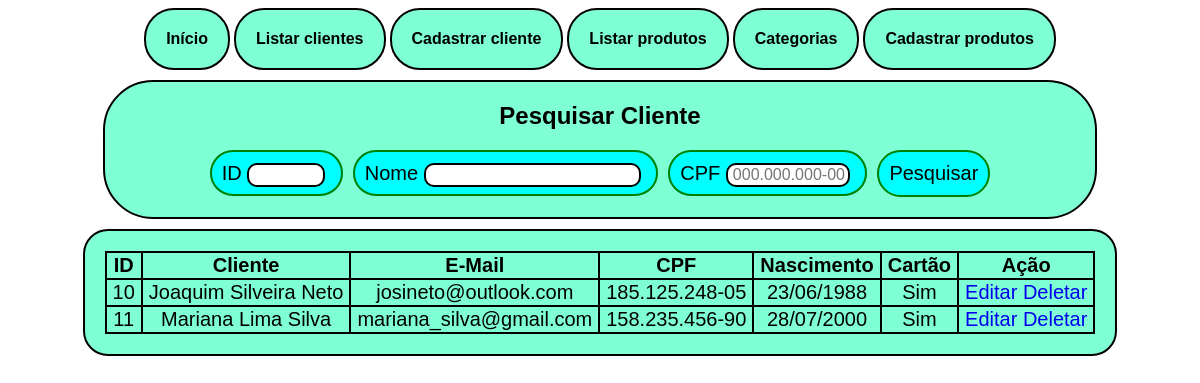
The page /listcli on the database as committed earlier.
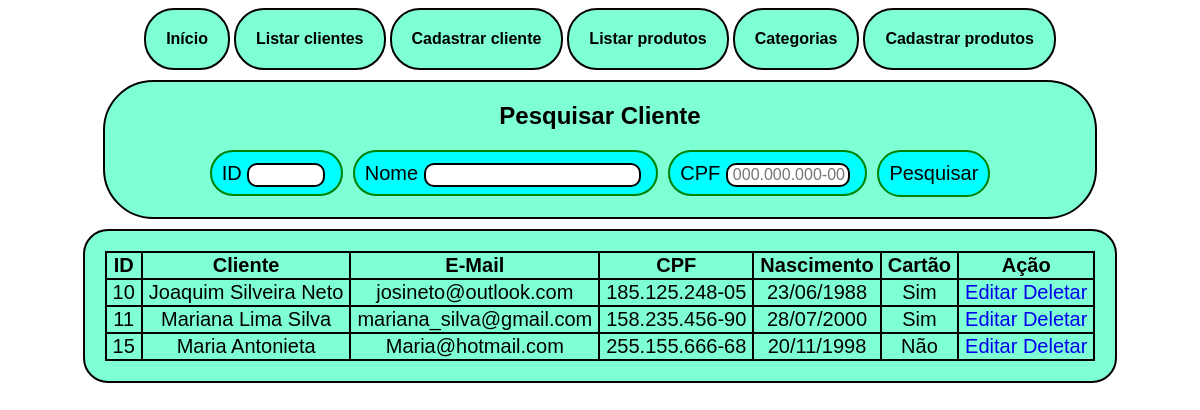
The same page on the database as committed later.
### core/models.py (models this page shows, shortened)
class client(models.Model):
    nome = models.CharField(max_length=100)
    email = models.CharField(max_length=100)
    cpf = models.CharField(max_length=100)
    nasc = models.CharField(max_length=100)
    card = models.CharField(max_length=3)

### core/views.py (the view)
# urls.py: path('listcli', listcli, name='listcli'),
def listcli(request):
    cli = client.objects.all()
    return render(request, 'listcli.html', {'cli': cli})

### core/templates/listcli.html (shortened to what this page needs)
<!DOCTYPE html>
{% load static %}
<html lang="en">
<head>
    <link rel="stylesheet" href="{% static 'core/style.css' %}">
    <div id="pagebutton">
        <a href="/home" class="button">Início</a>
        <a href="/listcli"  class="button">Listar clientes</a>
        <a href="/registercli" class="button">Cadastrar cliente</a>
        <a href="/listprod" class="button">Listar produtos</a>
        <a href="/categorias" class="button">Categorias</a>
        <a href="/registerpro" class="button">Cadastrar produtos</a>
    </div>
</head>
<body style="background-image: url('https://wallpaperaccess.com/full/2431350.jpg') ;">
    <div id="searchbox">
        <h2>Pesquisar Cliente</h2>
        <div id="searchboxinside">
        <form action="{%url 'searchcli'%}" method="POST">
            <div class="searchfield">
                <label for="id">ID</label>
                <input type="text" size=5 pattern="[0-9]+" id="id" title="Somente Números" name="id">
            </div>
            <div class="searchfield">
                <label for="nome">Nome</label>
                <input type="text" id="nome" name="nome">
            </div>
            <div class="searchfield">
                <label for="cpf">CPF</label>
                <input type="text" id="cpf" size="10" name="cpf" pattern="\d{3}\.\d{3}\.\d{3}-\d{2}" maxlength="14" placeholder="000.000.000-00" title="Atente-se ao Formato CPF: 000.000.000-00" id="caixacpf">
            </div>
            <button class="searchbutton">Pesquisar</button>
        </form>
        </div>
    </div>
    <div id="caixa">
    <table>
        <tr>
            <th>ID</th>
            <th>Cliente</th>
            <th>E-Mail</th>
            <th>CPF</th>
            <th>Nascimento</th>
            <th>Cartão</th>
            <th>Ação</th>
        </tr>
        {%for i in cli%}
        <tr>
            <td>{{i.id}}</td>
            <td>{{i.nome}}</td>
            <td>{{i.email}}</td>
            <td>{{i.cpf}}</td>
            <td>{{i.nasc}}</td>
            <td>{{i.card}}</td>
            <td>
                <a href="{% url 'editcli' i.id %}" style="text-decoration: none;">Editar</a>
                <a href="{% url 'deletecli' i.id %}" style="text-decoration: none;">Deletar</a>
            </td>
        </tr>
        {%endfor%}
    </table>
    </div>
</body>
</html>

Rows that differ between the two databases and show on the page:
added client: id "15", nome "Maria Antonieta", email "Maria@hotmail.com", cpf "255.155.666-68", nasc "20/11/1998", card "Não"
